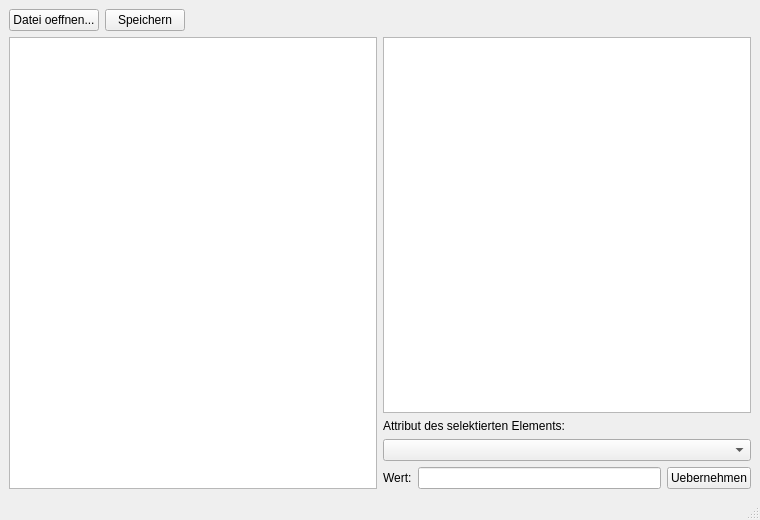
<?xml version="1.0" encoding="UTF-8"?>
<ui version="4.0">
 <class>MainWindow</class>
 <widget class="QMainWindow" name="MainWindow">
  <property name="geometry">
   <rect>
    <x>0</x>
    <y>0</y>
    <width>760</width>
    <height>520</height>
   </rect>
  </property>
  <property name="windowTitle">
   <string>XML Explorer</string>
  </property>
  <widget class="QWidget" name="centralwidget">
   <layout class="QVBoxLayout" name="verticalLayout">
    <item>
     <layout class="QHBoxLayout" name="buttonLayout">
      <item>
       <widget class="QPushButton" name="pushButton_open">
        <property name="text">
         <string>Datei oeffnen...</string>
        </property>
       </widget>
      </item>
      <item>
       <widget class="QPushButton" name="pushButton_save">
        <property name="text">
         <string>Speichern</string>
        </property>
       </widget>
      </item>
      <item>
       <spacer name="horizontalSpacer">
        <property name="orientation">
         <enum>Qt::Horizontal</enum>
        </property>
        <property name="sizeHint" stdset="0">
         <size>
          <width>40</width>
          <height>20</height>
         </size>
        </property>
       </spacer>
      </item>
     </layout>
    </item>
    <item>
     <layout class="QHBoxLayout" name="contentLayout">
      <item>
       <widget class="QTreeWidget" name="tree_elements">
        <property name="headerHidden">
         <bool>true</bool>
        </property>
        <column>
         <property name="text">
          <string notr="true">1</string>
         </property>
        </column>
       </widget>
      </item>
      <item>
       <layout class="QVBoxLayout" name="detailLayout">
        <item>
         <widget class="QPlainTextEdit" name="edit_details">
          <property name="plainText">
           <string/>
          </property>
         </widget>
        </item>
        <item>
         <widget class="QLabel" name="label_attribute">
          <property name="text">
           <string>Attribut des selektierten Elements:</string>
          </property>
         </widget>
        </item>
        <item>
         <widget class="QComboBox" name="comboBox_attribute"/>
        </item>
        <item>
         <layout class="QHBoxLayout" name="valueLayout">
          <item>
           <widget class="QLabel" name="label_value">
            <property name="text">
             <string>Wert:</string>
            </property>
           </widget>
          </item>
          <item>
           <widget class="QLineEdit" name="lineEdit_value"/>
          </item>
          <item>
           <widget class="QPushButton" name="pushButton_apply">
            <property name="text">
             <string>Uebernehmen</string>
            </property>
           </widget>
          </item>
         </layout>
        </item>
       </layout>
      </item>
     </layout>
    </item>
   </layout>
  </widget>
  <widget class="QStatusBar" name="statusbar"/>
 </widget>
 <resources/>
 <connections/>
</ui>
